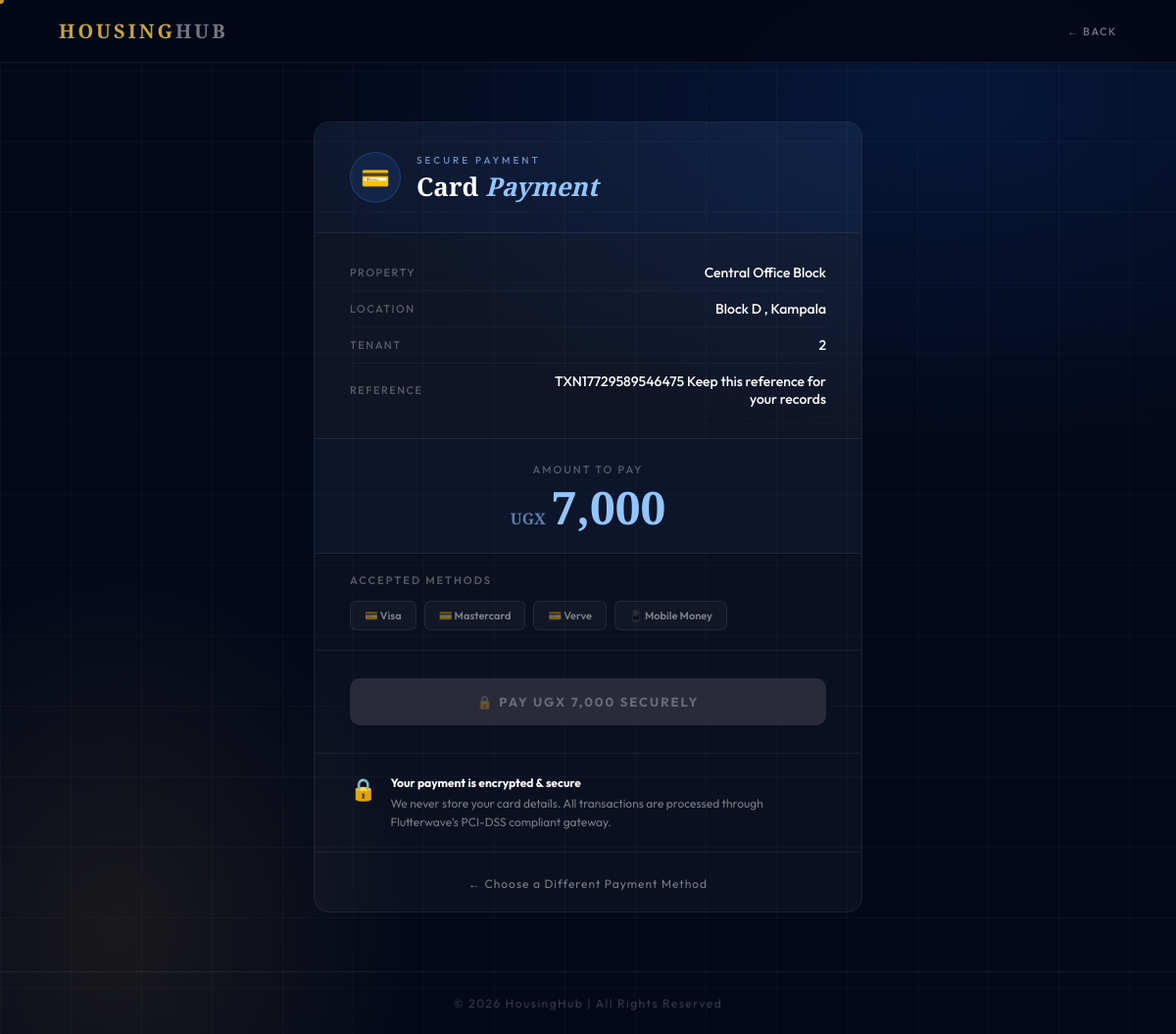
Screenshot of /flutterwave_payment.php?payment_id=1 (signed in) with the database file from the repository.
### tables this page shows
CREATE TABLE IF NOT EXISTS `payments` (
  `id` int NOT NULL AUTO_INCREMENT,
  `tenant_id` int NOT NULL,
  `property_id` int NOT NULL,
  `amount` decimal(12,2) NOT NULL,
  `payment_method` enum('mobile_money','card','bank') DEFAULT NULL,
  `transaction_ref` varchar(100) DEFAULT NULL,
  `payment_response` text,
  `status` enum('pending','paid','failed') DEFAULT 'pending',
  `date` datetime NOT NULL DEFAULT CURRENT_TIMESTAMP,
  `updated_at` datetime DEFAULT NULL ON UPDATE CURRENT_TIMESTAMP,
  `created_at` timestamp NOT NULL DEFAULT CURRENT_TIMESTAMP,
  `due_date` date DEFAULT NULL,
  PRIMARY KEY (`id`),
  KEY `fk_payments_tenant` (`tenant_id`),
  KEY `fk_payments_property` (`property_id`)
);

CREATE TABLE IF NOT EXISTS `properties` (
  `id` int NOT NULL AUTO_INCREMENT,
  `owner_id` int DEFAULT NULL,
  `property_name` varchar(255) NOT NULL,
  `property_type` varchar(100) DEFAULT NULL,
  `address` text,
  `units` int DEFAULT '0',
  `rent_amount` decimal(10,2) DEFAULT '0.00',
  `created_at` timestamp NULL DEFAULT CURRENT_TIMESTAMP,
  `purpose` enum('Rent','Buy','Lease') DEFAULT 'Rent',
  `bedrooms` int DEFAULT NULL,
  `size_sqft` int DEFAULT NULL,
  `amenities` text,
  `latitude` decimal(10,7) DEFAULT NULL,
  `longitude` decimal(10,7) DEFAULT NULL,
  `broker_id` int DEFAULT NULL,
  `status` enum('available','occupied','archived') DEFAULT 'available',
  `description` text,
  `commission_rate` decimal(5,2) DEFAULT '0.00',
  `commission_percentage` decimal(5,2) DEFAULT '0.00' COMMENT 'Commission rate for broker in %',
  PRIMARY KEY (`id`)
);

CREATE TABLE IF NOT EXISTS `users` (
  `id` int NOT NULL AUTO_INCREMENT,
  `fullname` varchar(255) NOT NULL,
  `email` varchar(255) NOT NULL,
  `password` varchar(255) NOT NULL,
  `role` varchar(50) NOT NULL DEFAULT 'tenant',
  `created_at` timestamp NOT NULL DEFAULT CURRENT_TIMESTAMP,
  `phone` varchar(20) DEFAULT NULL,
  `whatsapp` varchar(20) DEFAULT NULL,
  `commission_rate` decimal(5,2) DEFAULT '0.00' COMMENT 'Broker commission rate in %',
  PRIMARY KEY (`id`),
  UNIQUE KEY `email` (`email`)
);

### flutterwave_payment.php (the view, shortened to what this page needs)
<?php
include "db_connect.php";
$payment_id = 0;
if (isset($_GET['payment_id'])) {
    $payment_id = intval($_GET['payment_id']);
} elseif (isset($_SESSION['card_payment_id'])) {
    $payment_id = intval($_SESSION['card_payment_id']);
}
$users_columns = [];
$columns_query = mysqli_query($conn, "SHOW COLUMNS FROM users");
while($col = mysqli_fetch_assoc($columns_query)) { $users_columns[] = $col['Field']; }
$properties_columns = [];
$prop_columns_query = mysqli_query($conn, "SHOW COLUMNS FROM properties");
while($col = mysqli_fetch_assoc($prop_columns_query)) { $properties_columns[] = $col['Field']; }
$name_column = 'id';
$email_select = in_array('email', $users_columns) ? 'u.email' : "CONCAT('user', u.id, '@housinghub.local')";
$phone_select = in_array('phone', $users_columns) ? 'u.phone' : "'256700000000'";
$address_column = "'N/A'";
if (in_array('address', $properties_columns)) { $address_column = 'pr.address'; }
elseif (in_array('location', $properties_columns)) { $address_column = 'pr.location'; }
$sql = "
    SELECT p.*, u.id as user_id, u.{$name_column} as username,
           {$email_select} as email, {$phone_select} as phone,
           pr.property_name, {$address_column} as address
    FROM payments p
    JOIN users u ON p.tenant_id = u.id
    JOIN properties pr ON p.property_id = pr.id
    WHERE p.id = ? AND p.tenant_id = ?
";
$stmt = $conn->prepare($sql);
$stmt->bind_param("ii", $payment_id, $_SESSION['user_id']);
$stmt->execute();
$result = $stmt->get_result();
$payment = $result->fetch_assoc();
$username = !empty($payment['username']) ? $payment['username'] : 'User ' . $payment['user_id'];
?>
<!DOCTYPE html>
<html lang="en">
<head>
</head>
<body>
<div class="page-bg"></div>
<div class="page-grid"></div>
<nav class="top-nav">
  <a href="properties.php" class="nav-logo">Housing<span>Hub</span></a>
  <a href="javascript:history.back()" class="nav-back">&larr; Back</a>
</nav>
<div class="page-wrap">
  <div class="payment-card">
    <div class="card-header">
      <div class="card-header-icon">&#128179;</div>
      <div>
        <div class="card-eyebrow">Secure Payment</div>
        <div class="card-title">Card <em>Payment</em></div>
      </div>
    </div>
    <div class="prop-info">
      <div class="detail-row">
        <span class="detail-label">Property</span>
        <span class="detail-value"><?php echo htmlspecialchars($payment['property_name']); ?></span>
      </div>
      <div class="detail-row">
        <span class="detail-label">Location</span>
        <span class="detail-value"><?php echo htmlspecialchars($payment['address']); ?></span>
      </div>
      <div class="detail-row">
        <span class="detail-label">Tenant</span>
        <span class="detail-value"><?php echo htmlspecialchars($username); ?></span>
      </div>
      <div class="detail-row">
        <span class="detail-label">Reference</span>
        <span class="detail-value">
          <span class="ref"><?php echo htmlspecialchars($payment['transaction_ref']); ?></span>
          <span class="hint">Keep this reference for your records</span>
        </span>
      </div>
    </div>
    <div class="amount-block">
      <div class="amount-label">Amount to Pay</div>
      <div class="amount-value"><span class="amount-currency">UGX</span><?php echo number_format($payment['amount']); ?></div>
    </div>
    <div class="methods-block">
      <div class="methods-label">Accepted Methods</div>
      <div class="method-tags">
        <div class="method-tag">&#128179; Visa</div>
        <div class="method-tag">&#128179; Mastercard</div>
        <div class="method-tag">&#128179; Verve</div>
        <div class="method-tag">&#128241; Mobile Money</div>
      </div>
    </div>
    <div class="action-block">
      <button class="pay-btn" onclick="initiatePayment()" id="payButton">
        &#128274; Pay UGX <?php echo number_format($payment['amount']); ?> Securely
      </button>
    </div>
    <div class="security-block">
      <span class="security-icon">&#128274;</span>
      <div class="security-text">
        <strong>Your payment is encrypted &amp; secure</strong>
        We never store your card details. All transactions are processed through Flutterwave&rsquo;s PCI-DSS compliant gateway.
      </div>
    </div>
    <div class="card-footer">
      <a href="payment_method.php?property_id=<?php echo $payment['property_id']; ?>&action=rent" class="cancel-link">
        &larr; Choose a Different Payment Method
      </a>
    </div>
  </div>
</div>
<footer>&copy; 2026 HousingHub | All Rights Reserved</footer>
</body>
</html>

### rows the page displays
payments: property.property_name "Central Office Block", property.address "Block D , Kampala", users.id "2", transaction_ref "TXN17729589546475", amount "7,000"
